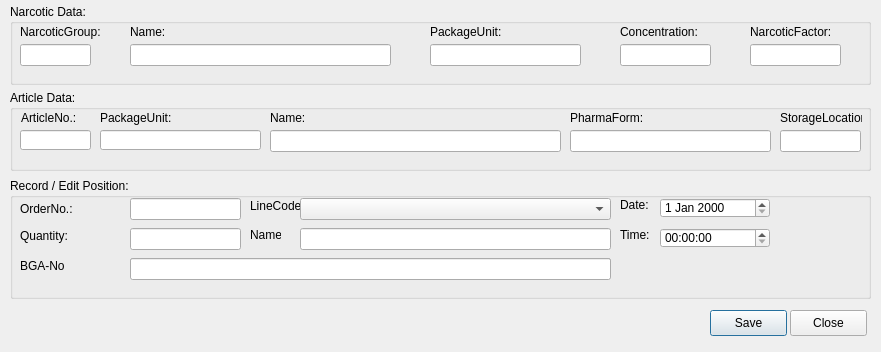
<ui version="4.0" >
 <class>CreateProcessNarcoticsBookingClass</class>
 <widget class="QDialog" name="CreateProcessNarcoticsBookingClass" >
  <property name="geometry" >
   <rect>
    <x>0</x>
    <y>0</y>
    <width>881</width>
    <height>352</height>
   </rect>
  </property>
  <property name="windowTitle" >
   <string>NA04 Manual Recordal / Editing </string>
  </property>
  <widget class="QGroupBox" name="grpNarcoticData" >
   <property name="geometry" >
    <rect>
     <x>10</x>
     <y>4</y>
     <width>861</width>
     <height>81</height>
    </rect>
   </property>
   <property name="title" >
    <string>Narcotic Data:</string>
   </property>
   <widget class="QLabel" name="label_18" >
    <property name="geometry" >
     <rect>
      <x>420</x>
      <y>20</y>
      <width>71</width>
      <height>16</height>
     </rect>
    </property>
    <property name="text" >
     <string>PackageUnit:</string>
    </property>
   </widget>
   <widget class="QLabel" name="label_19" >
    <property name="geometry" >
     <rect>
      <x>120</x>
      <y>20</y>
      <width>41</width>
      <height>16</height>
     </rect>
    </property>
    <property name="text" >
     <string>Name:</string>
    </property>
   </widget>
   <widget class="QLabel" name="label_16" >
    <property name="geometry" >
     <rect>
      <x>10</x>
      <y>20</y>
      <width>81</width>
      <height>16</height>
     </rect>
    </property>
    <property name="text" >
     <string>NarcoticGroup:</string>
    </property>
   </widget>
   <widget class="QLabel" name="label_17" >
    <property name="geometry" >
     <rect>
      <x>610</x>
      <y>20</y>
      <width>81</width>
      <height>16</height>
     </rect>
    </property>
    <property name="text" >
     <string>Concentration:</string>
    </property>
   </widget>
   <widget class="QLineEdit" name="packageunit" >
    <property name="geometry" >
     <rect>
      <x>420</x>
      <y>40</y>
      <width>151</width>
      <height>22</height>
     </rect>
    </property>
   </widget>
   <widget class="QLineEdit" name="concentration" >
    <property name="geometry" >
     <rect>
      <x>610</x>
      <y>40</y>
      <width>91</width>
      <height>22</height>
     </rect>
    </property>
   </widget>
   <widget class="QLineEdit" name="group" >
    <property name="geometry" >
     <rect>
      <x>10</x>
      <y>40</y>
      <width>71</width>
      <height>22</height>
     </rect>
    </property>
   </widget>
   <widget class="QLineEdit" name="name" >
    <property name="geometry" >
     <rect>
      <x>120</x>
      <y>40</y>
      <width>261</width>
      <height>22</height>
     </rect>
    </property>
   </widget>
   <widget class="QLabel" name="label_21" >
    <property name="geometry" >
     <rect>
      <x>740</x>
      <y>20</y>
      <width>81</width>
      <height>16</height>
     </rect>
    </property>
    <property name="text" >
     <string>NarcoticFactor:</string>
    </property>
   </widget>
   <widget class="QLineEdit" name="narcfactor" >
    <property name="geometry" >
     <rect>
      <x>740</x>
      <y>40</y>
      <width>91</width>
      <height>22</height>
     </rect>
    </property>
   </widget>
  </widget>
  <widget class="QGroupBox" name="grpArticleData" >
   <property name="geometry" >
    <rect>
     <x>10</x>
     <y>90</y>
     <width>861</width>
     <height>81</height>
    </rect>
   </property>
   <property name="title" >
    <string>Article Data:</string>
   </property>
   <widget class="QLabel" name="label_13" >
    <property name="geometry" >
     <rect>
      <x>11</x>
      <y>20</y>
      <width>71</width>
      <height>16</height>
     </rect>
    </property>
    <property name="text" >
     <string>ArticleNo.:</string>
    </property>
   </widget>
   <widget class="QLabel" name="label_15" >
    <property name="geometry" >
     <rect>
      <x>90</x>
      <y>20</y>
      <width>161</width>
      <height>16</height>
     </rect>
    </property>
    <property name="text" >
     <string>PackageUnit:</string>
    </property>
   </widget>
   <widget class="QLabel" name="label_20" >
    <property name="geometry" >
     <rect>
      <x>560</x>
      <y>20</y>
      <width>111</width>
      <height>16</height>
     </rect>
    </property>
    <property name="text" >
     <string>PharmaForm:</string>
    </property>
   </widget>
   <widget class="QLabel" name="label_22" >
    <property name="geometry" >
     <rect>
      <x>770</x>
      <y>20</y>
      <width>82</width>
      <height>16</height>
     </rect>
    </property>
    <property name="text" >
     <string>StorageLocation:</string>
    </property>
   </widget>
   <widget class="QLineEdit" name="articlepharmaform" >
    <property name="geometry" >
     <rect>
      <x>560</x>
      <y>40</y>
      <width>201</width>
      <height>22</height>
     </rect>
    </property>
   </widget>
   <widget class="QLineEdit" name="articlestocklocation" >
    <property name="geometry" >
     <rect>
      <x>770</x>
      <y>40</y>
      <width>81</width>
      <height>22</height>
     </rect>
    </property>
   </widget>
   <widget class="QLineEdit" name="articlepackageunit" >
    <property name="geometry" >
     <rect>
      <x>90</x>
      <y>40</y>
      <width>161</width>
      <height>20</height>
     </rect>
    </property>
   </widget>
   <widget class="QLineEdit" name="articlecode" >
    <property name="geometry" >
     <rect>
      <x>10</x>
      <y>40</y>
      <width>71</width>
      <height>20</height>
     </rect>
    </property>
   </widget>
   <widget class="QLabel" name="label_14" >
    <property name="geometry" >
     <rect>
      <x>260</x>
      <y>20</y>
      <width>281</width>
      <height>16</height>
     </rect>
    </property>
    <property name="text" >
     <string>Name:</string>
    </property>
   </widget>
   <widget class="QLineEdit" name="articlename" >
    <property name="geometry" >
     <rect>
      <x>260</x>
      <y>40</y>
      <width>291</width>
      <height>22</height>
     </rect>
    </property>
   </widget>
  </widget>
  <widget class="QGroupBox" name="grpRecordEditPos" >
   <property name="geometry" >
    <rect>
     <x>10</x>
     <y>178</y>
     <width>861</width>
     <height>121</height>
    </rect>
   </property>
   <property name="title" >
    <string>Record / Edit Position:</string>
   </property>
   <widget class="QLabel" name="label_2" >
    <property name="geometry" >
     <rect>
      <x>10</x>
      <y>80</y>
      <width>45</width>
      <height>16</height>
     </rect>
    </property>
    <property name="text" >
     <string>BGA-No.:</string>
    </property>
   </widget>
   <widget class="QLabel" name="label_4" >
    <property name="geometry" >
     <rect>
      <x>10</x>
      <y>23</y>
      <width>101</width>
      <height>16</height>
     </rect>
    </property>
    <property name="text" >
     <string>OrderNo.:</string>
    </property>
   </widget>
   <widget class="QLabel" name="label_8" >
    <property name="geometry" >
     <rect>
      <x>10</x>
      <y>50</y>
      <width>101</width>
      <height>16</height>
     </rect>
    </property>
    <property name="text" >
     <string>Quantity:</string>
    </property>
   </widget>
   <widget class="QLabel" name="label_3" >
    <property name="geometry" >
     <rect>
      <x>240</x>
      <y>20</y>
      <width>51</width>
      <height>16</height>
     </rect>
    </property>
    <property name="text" >
     <string>LineCode:</string>
    </property>
   </widget>
   <widget class="QLabel" name="label_6" >
    <property name="geometry" >
     <rect>
      <x>610</x>
      <y>20</y>
      <width>34</width>
      <height>14</height>
     </rect>
    </property>
    <property name="text" >
     <string>Date:</string>
    </property>
   </widget>
   <widget class="QLabel" name="label" >
    <property name="geometry" >
     <rect>
      <x>610</x>
      <y>50</y>
      <width>36</width>
      <height>14</height>
     </rect>
    </property>
    <property name="text" >
     <string>Time:</string>
    </property>
   </widget>
   <widget class="QLabel" name="label_5" >
    <property name="geometry" >
     <rect>
      <x>240</x>
      <y>50</y>
      <width>31</width>
      <height>14</height>
     </rect>
    </property>
    <property name="text" >
     <string>Name:</string>
    </property>
   </widget>
   <widget class="QLineEdit" name="purchaseorderno" >
    <property name="geometry" >
     <rect>
      <x>120</x>
      <y>20</y>
      <width>111</width>
      <height>22</height>
     </rect>
    </property>
   </widget>
   <widget class="QLineEdit" name="qtytransaction" >
    <property name="geometry" >
     <rect>
      <x>120</x>
      <y>50</y>
      <width>111</width>
      <height>22</height>
     </rect>
    </property>
   </widget>
   <widget class="QDateEdit" name="transactiondate" >
    <property name="geometry" >
     <rect>
      <x>650</x>
      <y>20</y>
      <width>110</width>
      <height>20</height>
     </rect>
    </property>
   </widget>
   <widget class="QTimeEdit" name="transactiontime" >
    <property name="geometry" >
     <rect>
      <x>650</x>
      <y>50</y>
      <width>110</width>
      <height>20</height>
     </rect>
    </property>
   </widget>
   <widget class="QLineEdit" name="customersuppliername" >
    <property name="geometry" >
     <rect>
      <x>290</x>
      <y>50</y>
      <width>311</width>
      <height>22</height>
     </rect>
    </property>
   </widget>
   <widget class="MultiComboBox" name="m_cboLC2" >
    <property name="geometry" >
     <rect>
      <x>290</x>
      <y>20</y>
      <width>311</width>
      <height>22</height>
     </rect>
    </property>
   </widget>
   <widget class="MultiComboBox" name="cboCustomerSupplierNo" >
    <property name="geometry" >
     <rect>
      <x>120</x>
      <y>80</y>
      <width>481</width>
      <height>21</height>
     </rect>
    </property>
    <property name="editable" >
     <bool>true</bool>
    </property>
   </widget>
   <widget class="QLineEdit" name="customersupplierno" >
    <property name="geometry" >
     <rect>
      <x>120</x>
      <y>80</y>
      <width>481</width>
      <height>22</height>
     </rect>
    </property>
   </widget>
  </widget>
  <widget class="QPushButton" name="btnSave" >
   <property name="geometry" >
    <rect>
     <x>710</x>
     <y>310</y>
     <width>77</width>
     <height>26</height>
    </rect>
   </property>
   <property name="text" >
    <string>Save</string>
   </property>
  </widget>
  <widget class="QPushButton" name="btnClose" >
   <property name="geometry" >
    <rect>
     <x>790</x>
     <y>310</y>
     <width>77</width>
     <height>26</height>
    </rect>
   </property>
   <property name="text" >
    <string>Close</string>
   </property>
   <property name="autoDefault" >
    <bool>true</bool>
   </property>
  </widget>
 </widget>
 <layoutdefault spacing="6" margin="11" />
 <customwidgets>
  <customwidget>
   <class>MultiComboBox</class>
   <extends>QComboBox</extends>
   <header>libbasarqtwidget_multicombobox.h</header>
  </customwidget>
 </customwidgets>
 <tabstops>
  <tabstop>group</tabstop>
  <tabstop>name</tabstop>
  <tabstop>packageunit</tabstop>
  <tabstop>concentration</tabstop>
  <tabstop>narcfactor</tabstop>
  <tabstop>articlecode</tabstop>
  <tabstop>articlepackageunit</tabstop>
  <tabstop>articlename</tabstop>
  <tabstop>articlepharmaform</tabstop>
  <tabstop>articlestocklocation</tabstop>
  <tabstop>purchaseorderno</tabstop>
  <tabstop>qtytransaction</tabstop>
  <tabstop>m_cboLC2</tabstop>
  <tabstop>customersupplierno</tabstop>
  <tabstop>cboCustomerSupplierNo</tabstop>
  <tabstop>customersuppliername</tabstop>
  <tabstop>transactiondate</tabstop>
  <tabstop>transactiontime</tabstop>
  <tabstop>btnSave</tabstop>
  <tabstop>btnClose</tabstop>
 </tabstops>
 <resources/>
 <connections/>
</ui>
